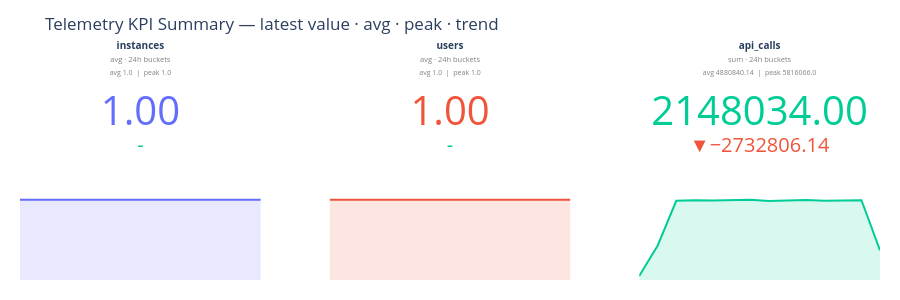

The code cell stored with this chart in its notebook:
### Markdown cell above
### Chart Guide

**Purpose:** Answers the first question an operator asks when opening a service report —
what is the current state of each metric, and is it above or below normal?

**Chart Attributes**

| | |
|---|---|
| **Chart type** | KPI indicator tiles with sparklines |
| **Big number** | Most recent period value |
| **Delta ▲▼** | Difference from historical average (green = above, red = below) |
| **Sparkline** | Full trend as a filled area — shape shows growth, stability, or spikes |

**Insights:** A red delta across all metrics simultaneously may indicate a platform-wide
issue. A single metric with a large green delta while others are flat suggests an unusual
workload on that specific resource.

### Code cell
if fig_41 is not None:
    fig_41.show()

### Figure 1 — Plotly figure (JSON) as saved in the notebook; plotly's stock layout.template omitted (floating-point values rounded to 4 significant figures)
{"data": [{"delta": {"decreasing": {"color": "#EF553B"}, "increasing": {"color": "#00CC96"}, "reference": 1, "relative": false, "valueformat": ".2f"}, "domain": {"x": [0, 0.28], "y": [0.424, 1]}, "mode": "number+delta", "number": {"font": {"color": "#636EFA", "size": 40}, "valueformat": ".2f"}, "title": {"align": "center", "text": "<b>instances</b><br><span style='font-size:0.75em;color:gray'>avg · 24h buckets</span><br><span style='font-size:0.7em;color:gray'>avg 1.0 &nbsp;|&nbsp; peak 1.0</span>"}, "type": "indicator", "value": 1}, {"fill": "tozeroy", "fillcolor": "rgba(99,110,250,0.15)", "hovertemplate": "%{x|%b %d}<br>%{y:.2f}<extra></extra>", "line": {"color": "#636EFA", "width": 2}, "mode": "lines", "showlegend": false, "type": "scatter", "x": ["2026-08-11T00:00:00.000", "2026-08-13T00:00:00.000", "2026-08-14T00:00:00.000", "2026-08-15T00:00:00.000", "2026-08-16T00:00:00.000", "2026-08-17T00:00:00.000", "2026-08-18T00:00:00.000", "2026-08-19T00:00:00.000", "2026-08-20T00:00:00.000", "2026-08-21T00:00:00.000", "2026-08-22T00:00:00.000", "2026-08-23T00:00:00.000", "2026-08-24T00:00:00.000"], "xaxis": "x", "y": [1, 1, 1, 1, 1, 1, 1, 1, 1, 1, 1, 1, 1], "yaxis": "y"}, {"delta": {"decreasing": {"color": "#EF553B"}, "increasing": {"color": "#00CC96"}, "reference": 1, "relative": false, "valueformat": ".2f"}, "domain": {"x": [0.36, 0.64], "y": [0.424, 1]}, "mode": "number+delta", "number": {"font": {"color": "#EF553B", "size": 40}, "valueformat": ".2f"}, "title": {"align": "center", "text": "<b>users</b><br><span style='font-size:0.75em;color:gray'>avg · 24h buckets</span><br><span style='font-size:0.7em;color:gray'>avg 1.0 &nbsp;|&nbsp; peak 1.0</span>"}, "type": "indicator", "value": 1}, {"fill": "tozeroy", "fillcolor": "rgba(239,85,59,0.15)", "hovertemplate": "%{x|%b %d}<br>%{y:.2f}<extra></extra>", "line": {"color": "#EF553B", "width": 2}, "mode": "lines", "showlegend": false, "type": "scatter", "x": ["2026-08-11T00:00:00.000", "2026-08-13T00:00:00.000", "2026-08-14T00:00:00.000", "2026-08-15T00:00:00.000", "2026-08-16T00:00:00.000", "2026-08-17T00:00:00.000", "2026-08-18T00:00:00.000", "2026-08-19T00:00:00.000", "2026-08-20T00:00:00.000", "2026-08-21T00:00:00.000", "2026-08-22T00:00:00.000", "2026-08-23T00:00:00.000", "2026-08-24T00:00:00.000"], "xaxis": "x2", "y": [1, 1, 1, 1, 1, 1, 1, 1, 1, 1, 1, 1, 1], "yaxis": "y2"}, {"delta": {"decreasing": {"color": "#EF553B"}, "increasing": {"color": "#00CC96"}, "reference": 4881000.0, "relative": false, "valueformat": ".2f"}, "domain": {"x": [0.72, 1], "y": [0.424, 1]}, "mode": "number+delta", "number": {"font": {"color": "#00CC96", "size": 40}, "valueformat": ".2f"}, "title": {"align": "center", "text": "<b>api_calls</b><br><span style='font-size:0.75em;color:gray'>sum · 24h buckets</span><br><span style='font-size:0.7em;color:gray'>avg 4880840.14 &nbsp;|&nbsp; peak 5816066.0</span>"}, "type": "indicator", "value": 2148034}, {"fill": "tozeroy", "fillcolor": "rgba(0,204,150,0.15)", "hovertemplate": "%{x|%b %d}<br>%{y:.2f}<extra></extra>", "line": {"color": "#00CC96", "width": 2}, "mode": "lines", "showlegend": false, "type": "scatter", "x": ["2026-08-11T00:00:00.000", "2026-08-12T00:00:00.000", "2026-08-13T00:00:00.000", "2026-08-14T00:00:00.000", "2026-08-15T00:00:00.000", "2026-08-16T00:00:00.000", "2026-08-17T00:00:00.000", "2026-08-18T00:00:00.000", "2026-08-19T00:00:00.000", "2026-08-20T00:00:00.000", "2026-08-21T00:00:00.000", "2026-08-22T00:00:00.000", "2026-08-23T00:00:00.000", "2026-08-24T00:00:00.000"], "xaxis": "x3", "y": [291215, 2502309, 5738821, 5781484, 5755488, 5769664, 5816066, 5731544, 5749510, 5788488, 5738755, 5737100, 5783284, 2148034], "yaxis": "y3"}], "layout": {"height": 300, "margin": {"b": 20, "l": 20, "r": 20, "t": 60}, "paper_bgcolor": "white", "plot_bgcolor": "white", "title": {"text": "Telemetry KPI Summary — latest value · avg · peak · trend"}, "xaxis": {"anchor": "y", "domain": [0, 0.28], "showgrid": false, "showticklabels": false, "zeroline": false}, "xaxis2": {"anchor": "y2", "domain": [0.36, 0.64], "showgrid": false, "showticklabels": false, "zeroline": false}, "xaxis3": {"anchor": "y3", "domain": [0.72, 1], "showgrid": false, "showticklabels": false, "zeroline": false}, "yaxis": {"anchor": "x", "domain": [0, 0.384], "showgrid": false, "showticklabels": false, "zeroline": false}, "yaxis2": {"anchor": "x2", "domain": [0, 0.384], "showgrid": false, "showticklabels": false, "zeroline": false}, "yaxis3": {"anchor": "x3", "domain": [0, 0.384], "showgrid": false, "showticklabels": false, "zeroline": false}}}
